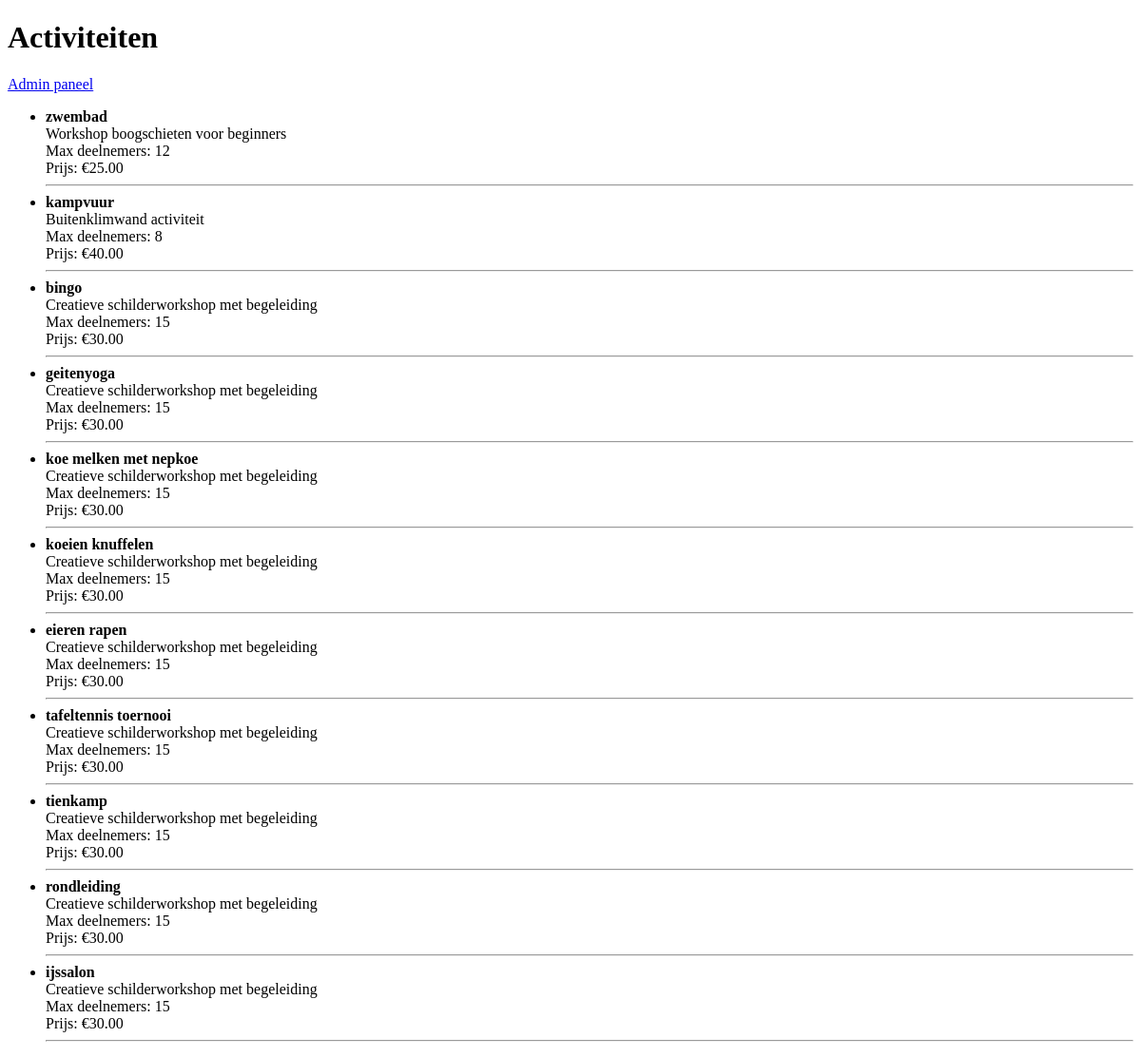
Before: / with the older database file.
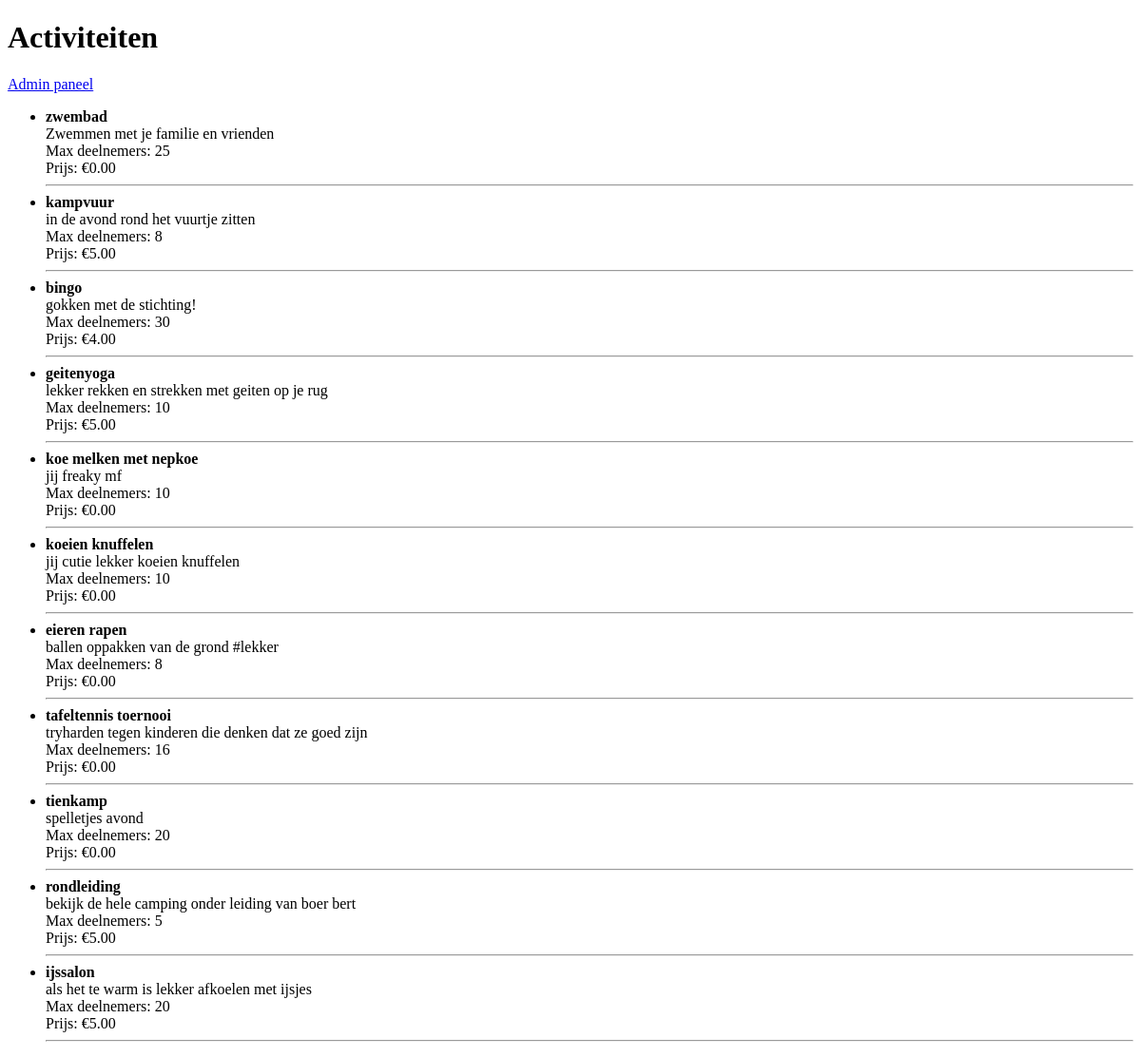
After: the same page with the newer database file.
### tables this page shows
CREATE TABLE Activiteiten (
    id INT PRIMARY KEY AUTO_INCREMENT,
    naam VARCHAR(100) NOT NULL,
    beschrijving TEXT,
    max_deelnemers INT,
    
    

    prijs DECIMAL(10,2)
);

### public/index.php (the view, shortened to what this page needs)
<?php
    include __DIR__ . '/../includes/db.php';
    $sql = "SELECT * FROM Activiteiten";
$result = $conn->query($sql);
?>
<!DOCTYPE html>
<html>
<head>
</head>
<body>
    <h1>Activiteiten</h1>
    <a href="admin_login.php">Admin paneel</a>
    <?php if ($result->num_rows > 0): ?>
        <ul>
            <?php while ($row = $result->fetch_assoc()): ?>
                <li>
                    <strong><?= $row['naam'] ?></strong><br>
                    <?= $row['beschrijving'] ?><br>
                    Max deelnemers: <?= $row['max_deelnemers'] ?><br>
                    Prijs: €<?= $row['prijs'] ?><br>
                    <hr>
                </li>
            <?php endwhile; ?>
        </ul>
    <?php else: ?>
        <p>Geen activiteiten gevonden.</p>
    <?php endif; ?>
</body>
</html>

Changed rows visible on the page:
changed activiteiten "zwembad": beschrijving "Workshop boogschieten voor beginners" → "Zwemmen met je familie en vrienden"; max_deelnemers "12" → "25"; prijs "25.00" → "0.00"
changed activiteiten "kampvuur": beschrijving "Buitenklimwand activiteit" → "in de avond rond het vuurtje zitten"; prijs "40.00" → "5.00"
changed activiteiten "bingo": beschrijving "Creatieve schilderworkshop met begeleiding" → "gokken met de stichting!"; max_deelnemers "15" → "30"; prijs "30.00" → "4.00"
changed activiteiten "geitenyoga": beschrijving "Creatieve schilderworkshop met begeleiding" → "lekker rekken en strekken met geiten op je rug"; max_deelnemers "15" → "10"; prijs "30.00" → "5.00"
changed activiteiten "koe melken met nepkoe": beschrijving "Creatieve schilderworkshop met begeleiding" → "jij freaky mf"; max_deelnemers "15" → "10"; prijs "30.00" → "0.00"
changed activiteiten "koeien knuffelen": beschrijving "Creatieve schilderworkshop met begeleiding" → "jij cutie lekker koeien knuffelen"; max_deelnemers "15" → "10"; prijs "30.00" → "0.00"
changed activiteiten "eieren rapen": beschrijving "Creatieve schilderworkshop met begeleiding" → "ballen oppakken van de grond #lekker"; max_deelnemers "15" → "8"; prijs "30.00" → "0.00"
changed activiteiten "tafeltennis toernooi": beschrijving "Creatieve schilderworkshop met begeleiding" → "tryharden tegen kinderen die denken dat ze goed zijn"; max_deelnemers "15" → "16"; prijs "30.00" → "0.00"
changed activiteiten "tienkamp": beschrijving "Creatieve schilderworkshop met begeleiding" → "spelletjes avond"; max_deelnemers "15" → "20"; prijs "30.00" → "0.00"
changed activiteiten "rondleiding": beschrijving "Creatieve schilderworkshop met begeleiding" → "bekijk de hele camping onder leiding van boer bert"; max_deelnemers "15" → "5"; prijs "30.00" → "5.00"
changed activiteiten "ijssalon": beschrijving "Creatieve schilderworkshop met begeleiding" → "als het te warm is lekker afkoelen met ijsjes"; max_deelnemers "15" → "20"; prijs "30.00" → "5.00"
